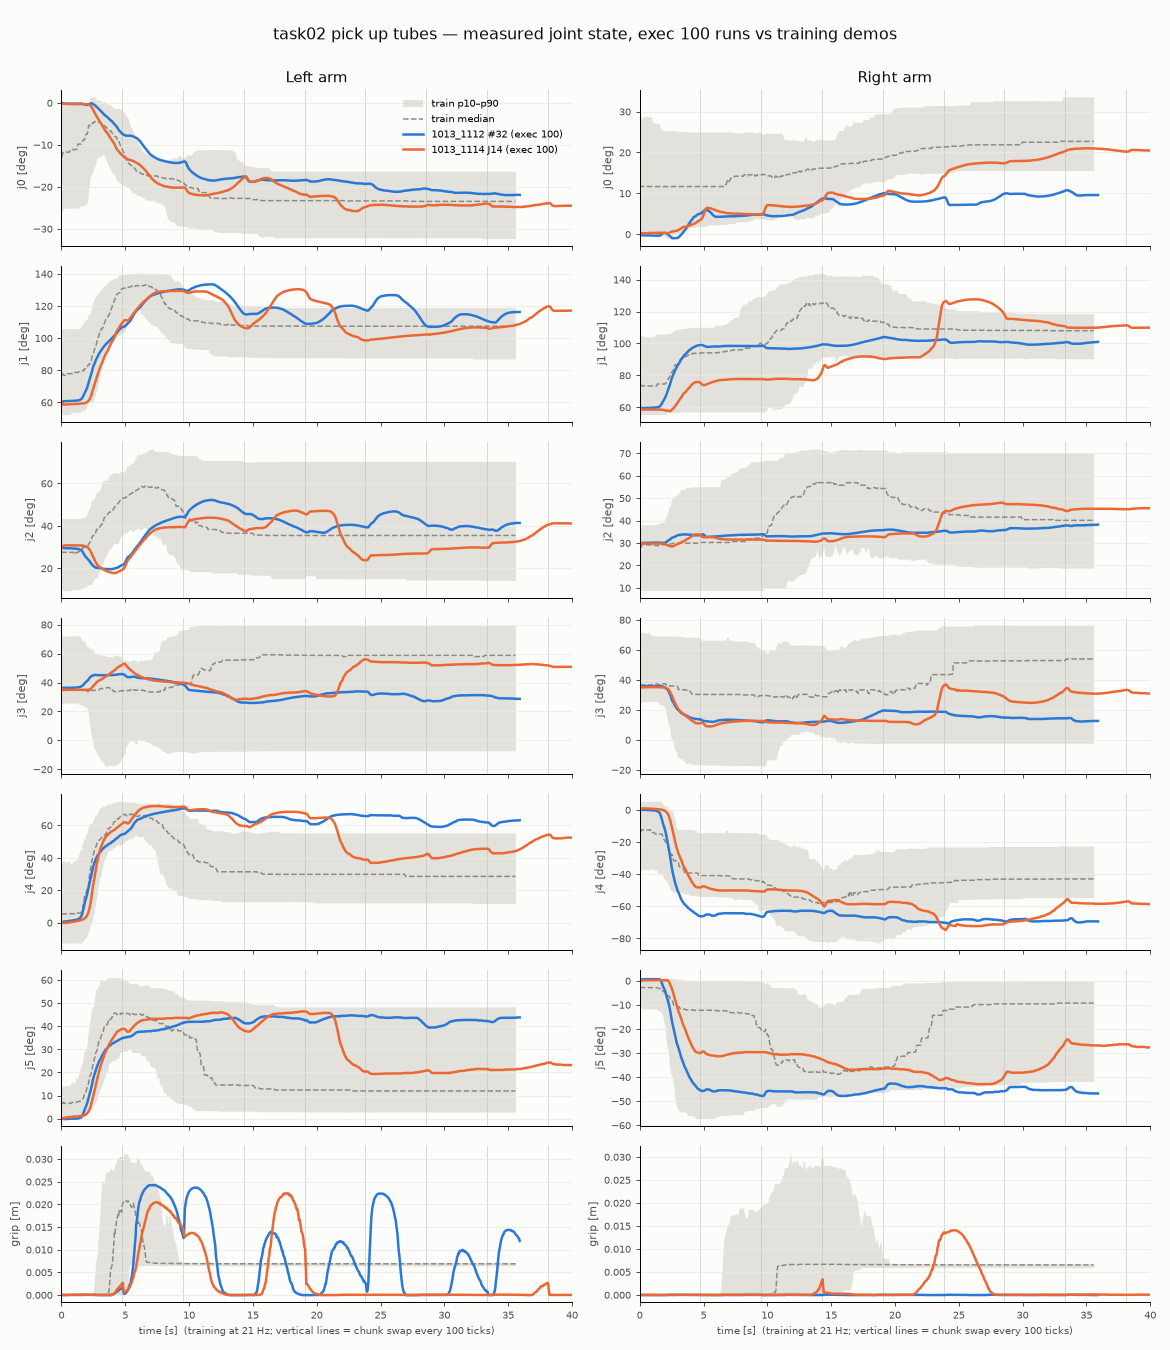

The script that drew this image:
import glob,numpy as np,pandas as pd,matplotlib
matplotlib.use('Agg'); import matplotlib.pyplot as plt
B='/home/trossen-ai/.cache/huggingface/lerobot/kiroaiseoul/'
OUT='/tmp/claude-1000/-home-trossen-ai-NAJY-lerobot-trossen/d7611f1b-c591-4fd4-831e-e3683337d644/scratchpad/t02_traj.png'
def load(n): return pd.concat([pd.read_parquet(f) for f in sorted(glob.glob(B+n+'/data/*/*.parquet'))])
runs=[('1013_1112 #32 (exec 100)','eval_najy_1013_1112_hot_t02_e100','#2a78d6'),('1013_1114 J14 (exec 100)','eval_najy_1013_1114_hot_t02_e100','#eb6834')]
tr=load('task02_pickup_tubes'); FPS=21
eps=[np.stack(g['observation.state'].values) for _,g in tr.groupby('episode_index')]
T=max(len(e) for e in eps)
pad=np.stack([np.vstack([e,np.repeat(e[-1:],T-len(e),0)]) for e in eps])
labels=['j0','j1','j2','j3','j4','j5','grip']
data={n:np.stack(load(d)['observation.state'].values) for n,d,_ in runs}
tmax=max(len(v) for v in data.values())/FPS
fig,ax=plt.subplots(7,2,figsize=(13,15),sharex=True,facecolor='#fcfcfb')
for c,(off,arm) in enumerate([(0,'Left arm'),(7,'Right arm')]):
    for r in range(7):
        a=ax[r,c]; j=off+r; k=1 if r==6 else 57.2958; t=np.arange(T)/FPS
        a.set_facecolor('#fcfcfb')
        a.fill_between(t,np.percentile(pad[:,:,j],10,0)*k,np.percentile(pad[:,:,j],90,0)*k,color='#c3c2b7',alpha=.45,lw=0,label='train p10–p90')
        a.plot(t,np.median(pad[:,:,j],0)*k,color='#8a8984',lw=1.2,ls='--',label='train median')
        for n,d,col in runs:
            s=data[n]; a.plot(np.arange(len(s))/FPS,s[:,j]*k,color=col,lw=2,label=n)
        for x in np.arange(100,int(tmax*FPS),100)/FPS: a.axvline(x,color='#d9d8d4',lw=.8,zorder=0)
        a.set_ylabel(labels[r]+(' [m]' if r==6 else ' [deg]'),color='#52514e',fontsize=9)
        a.tick_params(colors='#52514e',labelsize=8)
        for sp in ('top','right'): a.spines[sp].set_visible(False)
        a.grid(axis='y',color='#ebeae6',lw=.6)
        if r==0: a.set_title(arm,color='#0b0b0b',fontsize=12)
    ax[6,c].set_xlabel('time [s]  (training at 21 Hz; vertical lines = chunk swap every 100 ticks)',color='#52514e',fontsize=8)
ax[0,0].legend(loc='upper right',fontsize=8,frameon=False)
fig.suptitle('task02 pick up tubes — measured joint state, exec 100 runs vs training demos',color='#0b0b0b',fontsize=13)
plt.xlim(0,min(tmax,40)); fig.tight_layout(rect=[0,0,1,.98]); fig.savefig(OUT,dpi=90); print(OUT)
for n,d,_ in runs:
    s=data[n]; print(n,'len %.1fs'%(len(s)/FPS))
    for side,off in (('L',0),('R',7)):
        print('  ',side,'max-reach deg (j1,j2,j3):',[round(float(np.max(np.abs(s[:,off+i]-s[0,off+i]))*57.3)) for i in (1,2,3)],'| grip min/max %.3f/%.3f'%(s[:,off+6].min(),s[:,off+6].max()))
print('train median max-reach L (j1,j2,j3):',[round(float(np.median([np.max(np.abs(e[:,i]-e[0,i])) for e in eps]))*57.3) for i in (1,2,3)],' R:',[round(float(np.median([np.max(np.abs(e[:,7+i]-e[0,7+i])) for e in eps]))*57.3) for i in (1,2,3)])
print('train grip L median min/max %.3f/%.3f  R %.3f/%.3f'%(np.median([e[:,6].min() for e in eps]),np.median([e[:,6].max() for e in eps]),np.median([e[:,13].min() for e in eps]),np.median([e[:,13].max() for e in eps])))
